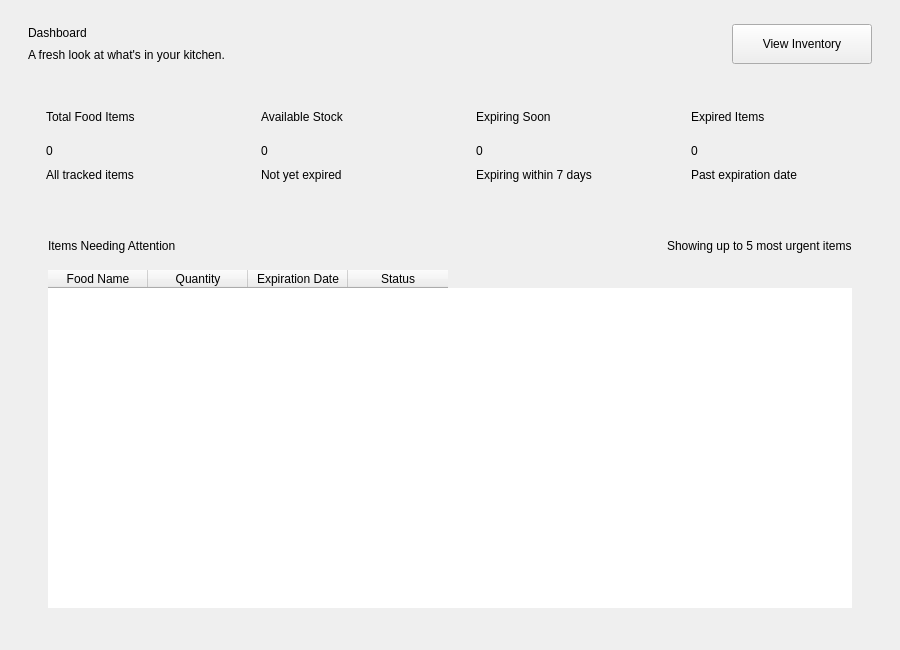
<?xml version="1.0" encoding="UTF-8"?>
<ui version="4.0">
 <class>DashboardPage</class>
 <widget class="QWidget" name="DashboardPage">
  <property name="geometry">
   <rect>
    <x>0</x>
    <y>0</y>
    <width>900</width>
    <height>650</height>
   </rect>
  </property>
  <layout class="QVBoxLayout" name="dashboardMainLayout">
   <property name="spacing">
    <number>20</number>
   </property>
   <property name="leftMargin">
    <number>28</number>
   </property>
   <property name="topMargin">
    <number>24</number>
   </property>
   <property name="rightMargin">
    <number>28</number>
   </property>
   <property name="bottomMargin">
    <number>24</number>
   </property>
   <item>
    <layout class="QHBoxLayout" name="pageHeaderLayout">
     <property name="spacing">
      <number>16</number>
     </property>
     <item>
      <layout class="QVBoxLayout" name="titleBlockLayout">
       <property name="spacing">
        <number>4</number>
       </property>
       <item>
        <widget class="QLabel" name="lblTitle">
         <property name="text">
          <string>Dashboard</string>
         </property>
        </widget>
       </item>
       <item>
        <widget class="QLabel" name="lblSubtitle">
         <property name="text">
          <string>A fresh look at what's in your kitchen.</string>
         </property>
        </widget>
       </item>
      </layout>
     </item>
     <item>
      <spacer name="headerSpacer">
       <property name="orientation">
        <enum>Qt::Orientation::Horizontal</enum>
       </property>
       <property name="sizeHint" stdset="0">
        <size>
         <width>40</width>
         <height>20</height>
        </size>
       </property>
      </spacer>
     </item>
     <item>
      <widget class="QPushButton" name="btnViewInventory">
       <property name="minimumSize">
        <size>
         <width>140</width>
         <height>40</height>
        </size>
       </property>
       <property name="cursor">
        <cursorShape>PointingHandCursor</cursorShape>
       </property>
       <property name="text">
        <string>View Inventory</string>
       </property>
      </widget>
     </item>
    </layout>
   </item>
   <item>
    <layout class="QHBoxLayout" name="statsCardsLayout">
     <property name="spacing">
      <number>16</number>
     </property>
     <item>
      <widget class="QFrame" name="cardTotal">
       <property name="frameShape">
        <enum>QFrame::Shape::NoFrame</enum>
       </property>
       <layout class="QVBoxLayout" name="cardTotalLayout">
        <property name="spacing">
         <number>10</number>
        </property>
        <property name="leftMargin">
         <number>18</number>
        </property>
        <property name="topMargin">
         <number>16</number>
        </property>
        <property name="rightMargin">
         <number>18</number>
        </property>
        <property name="bottomMargin">
         <number>16</number>
        </property>
        <item>
         <layout class="QHBoxLayout" name="cardTotalTopRow">
          <item>
           <widget class="QLabel" name="lblTotalTitle">
            <property name="text">
             <string>Total Food Items</string>
            </property>
           </widget>
          </item>
          <item>
           <spacer name="cardTotalSpacer">
            <property name="orientation">
             <enum>Qt::Orientation::Horizontal</enum>
            </property>
            <property name="sizeHint" stdset="0">
             <size>
              <width>10</width>
              <height>10</height>
             </size>
            </property>
           </spacer>
          </item>
          <item>
           <widget class="QLabel" name="lblTotalIcon">
            <property name="minimumSize">
             <size>
              <width>34</width>
              <height>34</height>
             </size>
            </property>
            <property name="maximumSize">
             <size>
              <width>34</width>
              <height>34</height>
             </size>
            </property>
            <property name="alignment">
             <set>Qt::AlignmentFlag::AlignCenter</set>
            </property>
           </widget>
          </item>
         </layout>
        </item>
        <item>
         <widget class="QLabel" name="lblTotalValue">
          <property name="text">
           <string>0</string>
          </property>
         </widget>
        </item>
        <item>
         <widget class="QLabel" name="lblTotalCaption">
          <property name="text">
           <string>All tracked items</string>
          </property>
         </widget>
        </item>
       </layout>
      </widget>
     </item>
     <item>
      <widget class="QFrame" name="cardAvailable">
       <property name="frameShape">
        <enum>QFrame::Shape::NoFrame</enum>
       </property>
       <layout class="QVBoxLayout" name="cardAvailableLayout">
        <property name="spacing">
         <number>10</number>
        </property>
        <property name="leftMargin">
         <number>18</number>
        </property>
        <property name="topMargin">
         <number>16</number>
        </property>
        <property name="rightMargin">
         <number>18</number>
        </property>
        <property name="bottomMargin">
         <number>16</number>
        </property>
        <item>
         <layout class="QHBoxLayout" name="cardAvailableTopRow">
          <item>
           <widget class="QLabel" name="lblAvailableTitle">
            <property name="text">
             <string>Available Stock</string>
            </property>
           </widget>
          </item>
          <item>
           <spacer name="cardAvailableSpacer">
            <property name="orientation">
             <enum>Qt::Orientation::Horizontal</enum>
            </property>
            <property name="sizeHint" stdset="0">
             <size>
              <width>10</width>
              <height>10</height>
             </size>
            </property>
           </spacer>
          </item>
          <item>
           <widget class="QLabel" name="lblAvailableIcon">
            <property name="minimumSize">
             <size>
              <width>34</width>
              <height>34</height>
             </size>
            </property>
            <property name="maximumSize">
             <size>
              <width>34</width>
              <height>34</height>
             </size>
            </property>
            <property name="alignment">
             <set>Qt::AlignmentFlag::AlignCenter</set>
            </property>
           </widget>
          </item>
         </layout>
        </item>
        <item>
         <widget class="QLabel" name="lblAvailableValue">
          <property name="text">
           <string>0</string>
          </property>
         </widget>
        </item>
        <item>
         <widget class="QLabel" name="lblAvailableCaption">
          <property name="text">
           <string>Not yet expired</string>
          </property>
         </widget>
        </item>
       </layout>
      </widget>
     </item>
     <item>
      <widget class="QFrame" name="cardExpiringSoon">
       <property name="frameShape">
        <enum>QFrame::Shape::NoFrame</enum>
       </property>
       <layout class="QVBoxLayout" name="cardExpiringSoonLayout">
        <property name="spacing">
         <number>10</number>
        </property>
        <property name="leftMargin">
         <number>18</number>
        </property>
        <property name="topMargin">
         <number>16</number>
        </property>
        <property name="rightMargin">
         <number>18</number>
        </property>
        <property name="bottomMargin">
         <number>16</number>
        </property>
        <item>
         <layout class="QHBoxLayout" name="cardExpiringSoonTopRow">
          <item>
           <widget class="QLabel" name="lblExpiringSoonTitle">
            <property name="text">
             <string>Expiring Soon</string>
            </property>
           </widget>
          </item>
          <item>
           <spacer name="cardExpiringSoonSpacer">
            <property name="orientation">
             <enum>Qt::Orientation::Horizontal</enum>
            </property>
            <property name="sizeHint" stdset="0">
             <size>
              <width>10</width>
              <height>10</height>
             </size>
            </property>
           </spacer>
          </item>
          <item>
           <widget class="QLabel" name="lblExpiringSoonIcon">
            <property name="minimumSize">
             <size>
              <width>34</width>
              <height>34</height>
             </size>
            </property>
            <property name="maximumSize">
             <size>
              <width>34</width>
              <height>34</height>
             </size>
            </property>
            <property name="alignment">
             <set>Qt::AlignmentFlag::AlignCenter</set>
            </property>
           </widget>
          </item>
         </layout>
        </item>
        <item>
         <widget class="QLabel" name="lblExpiringSoonValue">
          <property name="text">
           <string>0</string>
          </property>
         </widget>
        </item>
        <item>
         <widget class="QLabel" name="lblExpiringSoonCaption">
          <property name="text">
           <string>Expiring within 7 days</string>
          </property>
         </widget>
        </item>
       </layout>
      </widget>
     </item>
     <item>
      <widget class="QFrame" name="cardExpired">
       <property name="frameShape">
        <enum>QFrame::Shape::NoFrame</enum>
       </property>
       <layout class="QVBoxLayout" name="cardExpiredLayout">
        <property name="spacing">
         <number>10</number>
        </property>
        <property name="leftMargin">
         <number>18</number>
        </property>
        <property name="topMargin">
         <number>16</number>
        </property>
        <property name="rightMargin">
         <number>18</number>
        </property>
        <property name="bottomMargin">
         <number>16</number>
        </property>
        <item>
         <layout class="QHBoxLayout" name="cardExpiredTopRow">
          <item>
           <widget class="QLabel" name="lblExpiredTitle">
            <property name="text">
             <string>Expired Items</string>
            </property>
           </widget>
          </item>
          <item>
           <spacer name="cardExpiredSpacer">
            <property name="orientation">
             <enum>Qt::Orientation::Horizontal</enum>
            </property>
            <property name="sizeHint" stdset="0">
             <size>
              <width>10</width>
              <height>10</height>
             </size>
            </property>
           </spacer>
          </item>
          <item>
           <widget class="QLabel" name="lblExpiredIcon">
            <property name="minimumSize">
             <size>
              <width>34</width>
              <height>34</height>
             </size>
            </property>
            <property name="maximumSize">
             <size>
              <width>34</width>
              <height>34</height>
             </size>
            </property>
            <property name="alignment">
             <set>Qt::AlignmentFlag::AlignCenter</set>
            </property>
           </widget>
          </item>
         </layout>
        </item>
        <item>
         <widget class="QLabel" name="lblExpiredValue">
          <property name="text">
           <string>0</string>
          </property>
         </widget>
        </item>
        <item>
         <widget class="QLabel" name="lblExpiredCaption">
          <property name="text">
           <string>Past expiration date</string>
          </property>
         </widget>
        </item>
       </layout>
      </widget>
     </item>
    </layout>
   </item>
   <item>
    <widget class="QFrame" name="attentionCard">
     <property name="sizePolicy">
      <sizepolicy hsizetype="Preferred" vsizetype="Expanding">
       <horstretch>0</horstretch>
       <verstretch>1</verstretch>
      </sizepolicy>
     </property>
     <property name="frameShape">
      <enum>QFrame::Shape::NoFrame</enum>
     </property>
     <layout class="QVBoxLayout" name="attentionCardLayout">
      <property name="spacing">
       <number>14</number>
      </property>
      <property name="leftMargin">
       <number>20</number>
      </property>
      <property name="topMargin">
       <number>18</number>
      </property>
      <property name="rightMargin">
       <number>20</number>
      </property>
      <property name="bottomMargin">
       <number>18</number>
      </property>
      <item>
       <layout class="QHBoxLayout" name="tableHeaderLayout">
        <item>
         <widget class="QLabel" name="lblTableTitle">
          <property name="text">
           <string>Items Needing Attention</string>
          </property>
         </widget>
        </item>
        <item>
         <spacer name="tableHeaderSpacer">
          <property name="orientation">
           <enum>Qt::Orientation::Horizontal</enum>
          </property>
          <property name="sizeHint" stdset="0">
           <size>
            <width>40</width>
            <height>20</height>
           </size>
          </property>
         </spacer>
        </item>
        <item>
         <widget class="QLabel" name="lblTableHint">
          <property name="text">
           <string>Showing up to 5 most urgent items</string>
          </property>
         </widget>
        </item>
       </layout>
      </item>
      <item>
       <widget class="QTableWidget" name="attentionTable">
        <property name="frameShape">
         <enum>QFrame::Shape::NoFrame</enum>
        </property>
        <property name="editTriggers">
         <set>QAbstractItemView::EditTrigger::NoEditTriggers</set>
        </property>
        <property name="selectionMode">
         <enum>QAbstractItemView::SelectionMode::NoSelection</enum>
        </property>
        <property name="showGrid">
         <bool>false</bool>
        </property>
        <property name="columnCount">
         <number>4</number>
        </property>
        <column>
         <property name="text">
          <string>Food Name</string>
         </property>
        </column>
        <column>
         <property name="text">
          <string>Quantity</string>
         </property>
        </column>
        <column>
         <property name="text">
          <string>Expiration Date</string>
         </property>
        </column>
        <column>
         <property name="text">
          <string>Status</string>
         </property>
        </column>
       </widget>
      </item>
     </layout>
    </widget>
   </item>
  </layout>
 </widget>
 <resources/>
 <connections/>
</ui>
